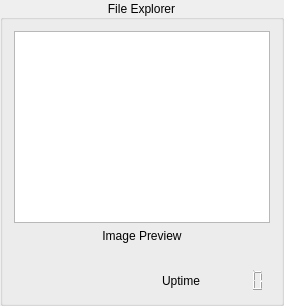
            <widget class="QGroupBox" name="gb_file_explorer">
             <property name="title">
              <string>File Explorer</string>
             </property>
             <property name="alignment">
              <set>Qt::AlignCenter</set>
             </property>
             <property name="checkable">
              <bool>false</bool>
             </property>
             <layout class="QGridLayout" name="gridLayout_19" rowstretch="0,0,0">
              <item row="1" column="0">
               <layout class="QVBoxLayout" name="verticalLayout_16" stretch="1,10">
                <item>
                 <widget class="QLabel" name="label_preview_path">
                  <property name="text">
                   <string>Image Preview</string>
                  </property>
                  <property name="alignment">
                   <set>Qt::AlignCenter</set>
                  </property>
                 </widget>
                </item>
                <item>
                 <widget class="QLabel" name="label_preview_image">
                  <property name="frameShape">
                   <enum>QFrame::NoFrame</enum>
                  </property>
                  <property name="text">
                   <string/>
                  </property>
                  <property name="alignment">
                   <set>Qt::AlignCenter</set>
                  </property>
                 </widget>
                </item>
               </layout>
              </item>
              <item row="0" column="0">
               <widget class="QTreeView" name="tree_file_explorer">
                <property name="font">
                 <font>
                  <family>.SF NS Text</family>
                 </font>
                </property>
               </widget>
              </item>
              <item row="2" column="0">
               <layout class="QHBoxLayout" name="horizontalLayout_2">
                <item>
                 <spacer name="horizontalSpacer_10">
                  <property name="orientation">
                   <enum>Qt::Horizontal</enum>
                  </property>
                  <property name="sizeHint" stdset="0">
                   <size>
                    <width>40</width>
                    <height>20</height>
                   </size>
                  </property>
                 </spacer>
                </item>
                <item>
                 <widget class="QLabel" name="label_clock">
                  <property name="text">
                   <string>Uptime</string>
                  </property>
                 </widget>
                </item>
                <item>
                 <widget class="QLCDNumber" name="lcd_clock">
                  <property name="frameShape">
                   <enum>QFrame::NoFrame</enum>
                  </property>
                  <property name="frameShadow">
                   <enum>QFrame::Plain</enum>
                  </property>
                  <property name="lineWidth">
                   <number>0</number>
                  </property>
                 </widget>
                </item>
               </layout>
              </item>
             </layout>
            </widget>
